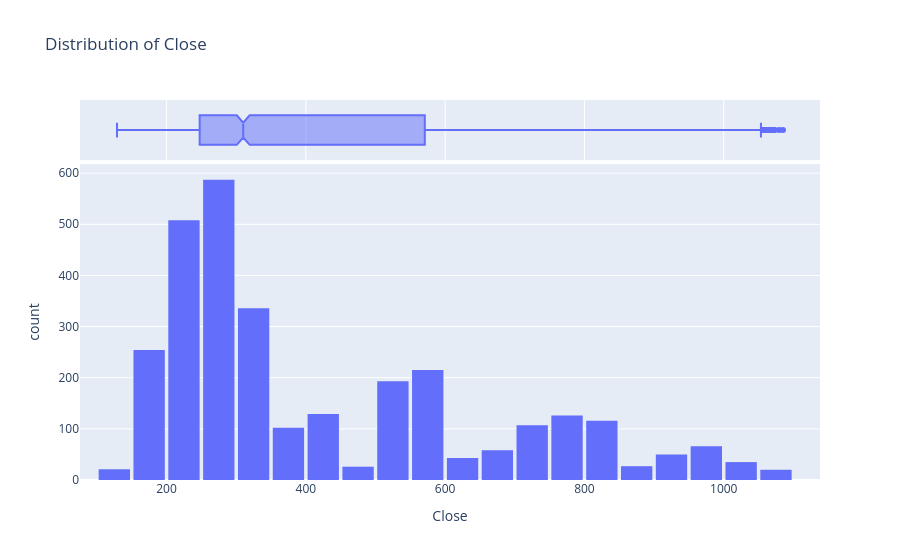

The code cell stored with this chart in its notebook:
### Code cell
fig = px.histogram(google, x='Close', marginal='box', nbins=47, title='Distribution of Close')
fig.update_layout(bargap=0.1)

### Figure 1 — Plotly figure (JSON) as saved in the notebook; plotly's stock layout.template omitted (floating-point values rounded to 4 significant figures; data arrays with more than 128 entries replaced by an {"elided": "..."} marker saying what was removed)
{"data": [{"alignmentgroup": "True", "bingroup": "x", "hovertemplate": "Close=%{x}<br>count=%{y}<extra></extra>", "legendgroup": "", "marker": {"color": "#636efa", "pattern": {"shape": ""}}, "name": "", "nbinsx": 47, "offsetgroup": "", "orientation": "v", "showlegend": false, "type": "histogram", "x": {"elided": "3019 float values"}, "xaxis": "x", "yaxis": "y"}, {"alignmentgroup": "True", "hovertemplate": "Close=%{x}<extra></extra>", "legendgroup": "", "marker": {"color": "#636efa"}, "name": "", "notched": true, "offsetgroup": "", "showlegend": false, "type": "box", "x": {"elided": "3019 float values"}, "xaxis": "x2", "yaxis": "y2"}], "layout": {"bargap": 0.1, "barmode": "relative", "legend": {"tracegroupgap": 0}, "title": {"text": "Distribution of Close"}, "xaxis": {"anchor": "y", "domain": [0, 1], "title": {"text": "Close"}}, "xaxis2": {"anchor": "y2", "domain": [0, 1], "matches": "x", "showgrid": true, "showticklabels": false}, "yaxis": {"anchor": "x", "domain": [0, 0.8316], "title": {"text": "count"}}, "yaxis2": {"anchor": "x2", "domain": [0.8416, 1], "matches": "y2", "showgrid": false, "showline": false, "showticklabels": false, "ticks": ""}}}
